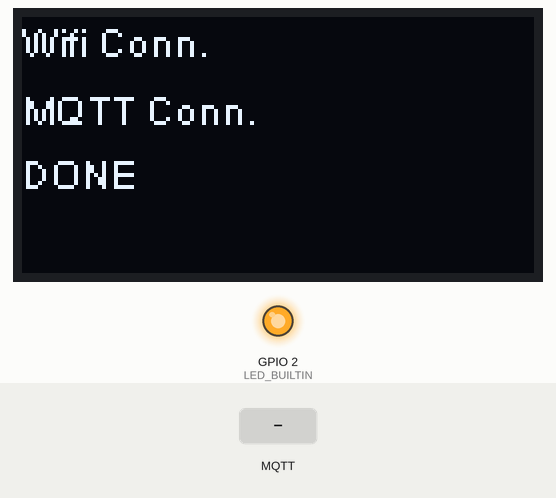
A sketch run on a simulated ESP8266 (NodeMCU). On the bench: 128×64 one-colour display, output pins drawn as LEDs (lit = HIGH, except the on-board LED, lit = LOW). The test bench sets the inputs (shaded band). WiFi joins after 1.5 s; servers stay silent unless stated; no MQTT or app messages arrive unless stated; what the sketch prints to the serial monitor is not drawn.

Above: at 1.7 s.
At 4.8 s:
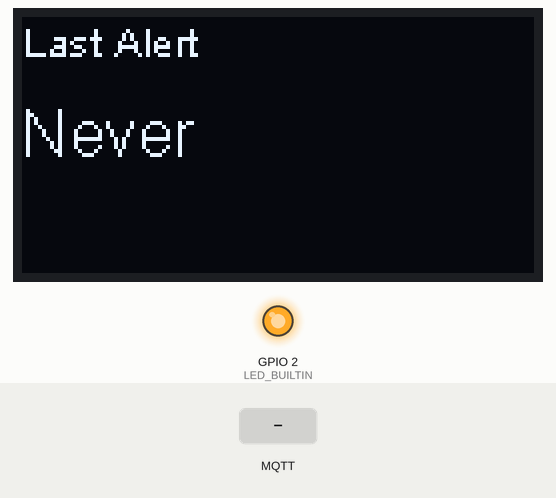
4.9 s: MQTT message "1" arrives on the first subscribed topic
At 5.7 s:
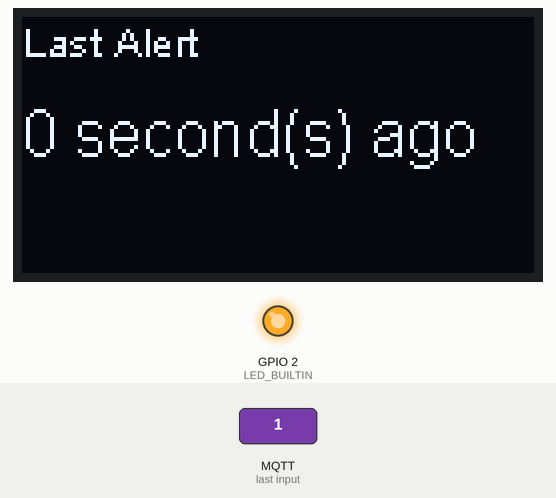
7.9 s: MQTT message "on" arrives on the first subscribed topic
At 9.16 s:
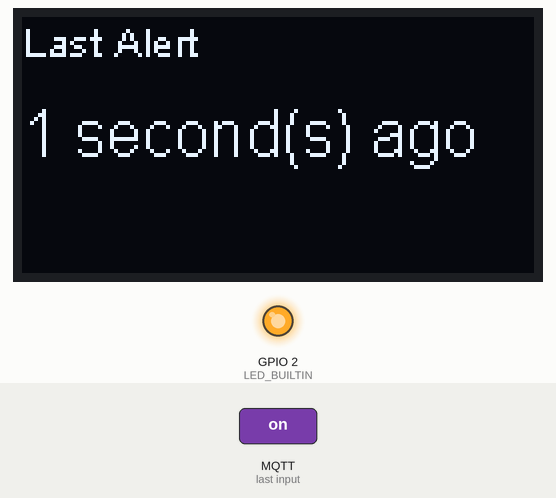
9.4 s: MQTT message "off" arrives on the first subscribed topic
At 9.8 s:
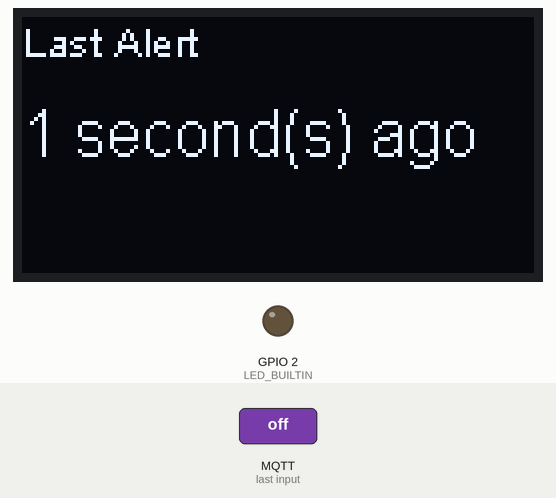
Timing chart, 0 to 12.4 s (numbered marks = the images above; inputs shaded):
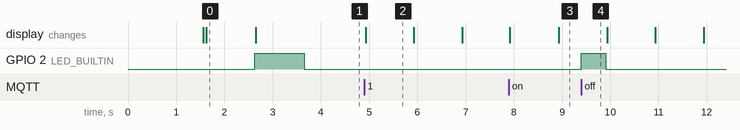

Measured:
- after the input at 4.9 s, the display: changes at once (image 2)
- after the input at 9.4 s, GPIO 2 (LED_BUILTIN): LOW → HIGH at once, → LOW 0.50 s later
- what the display in image 0 shows lasts 1.1 s, from 1.6 s to 2.7 s

The sketch:

Task4_OLED.ino
```cpp
#include <ESP8266WiFi.h>
#include <PubSubClient.h>
#include <Wire.h>
#include "SSD1306Wire.h"

// WiFi
const char *ssid = "WIFI_SSID"; // Enter your WiFi name
const char *password = "WIFI_PASSWORD";  // Enter WiFi password

// MQTT Broker
const char *mqtt_broker = "broker's IP";  //Enter your MQTT broker's IP
const char *topic = "GROUP";  //Create a topic
const char *mqtt_username = "client";
const char *mqtt_password = "test";
const int mqtt_port = 1883;

char alertT[20] = "Never"; // Text to display when alerted
// Displays "Never" if not alerted for once

unsigned long aT, t, aSec=0; // Processor time marks
// aT is for time of alerted, t is for current time, aSec is for seconds elapsed after the alert

SSD1306Wire display(0x3c, SDA, SCL);   // Setup OLED display (SDA = D2, SCL = D1)
//SH1106 display(0x3c, SDA, SCL);
boolean alerted=false; //Flag to indicate first alert

WiFiClient espClient;
PubSubClient client(espClient);

void callback(char *topic, byte *payload, unsigned int length) {
  Serial.print("Message arrived in topic: ");
  Serial.println(topic);
  Serial.print("Message:");
  for (int i = 0; i < length; i++) {
      Serial.print((char) payload[i]);
  }
  Serial.println();

//******************************************
//   set aTvalue for use
  aT=  millis()/*Write your code here */;
  alerted=true; //Change the flag to signal the main loop

  digitalWrite(LED_BUILTIN, 1); //Turn on the lights
}

void setup() {
  // Set software serial baud to 115200;
  Serial.begin(115200);

  //Initialize IO pins, Serial and OLED display
  pinMode(LED_BUILTIN, OUTPUT);
  digitalWrite(LED_BUILTIN, 0);

  display.init();
  display.clear();
  display.display();
  display.flipScreenVertically(); //Flip it display fit the current breadboard setup

  display.setFont(ArialMT_Plain_10); //Set Fonts

  // connecting to a WiFi network
  WiFi.begin(ssid, password);

  display.setTextAlignment(TEXT_ALIGN_LEFT); //Show connection status
  display.drawString(0, 0, "Wifi Conn.");
  display.display();

  while (WiFi.status() != WL_CONNECTED) {
      delay(500);
      Serial.println("Connecting to WiFi..");
  }
  Serial.println("Connected to the WiFi network");

  display.drawString(0, 17, "MQTT Conn.");
  display.display();

//******************************************
//*Enter necessary code here               *
// Enter client.setServer()                *
client.setServer(mqtt_broker, mqtt_port);
// Enter client.setCallback()              *
client.setCallback(callback);

  while (!client.connected()) {
      String client_id = "esp8266-client-";
      client_id += String(WiFi.macAddress());
      Serial.printf("The client %s connects the mqtt broker\n", client_id.c_str());
      if (client.connect(client_id.c_str(), mqtt_username, mqtt_password)) {
          Serial.println("mqtt broker connected");
      } else {
          Serial.print("failed with state ");
          Serial.print(client.state());
          delay(2000);
      }
  }
  client.publish("log", "hello"); //Publish to topic named "log" to indicate a success

//******************************************
// Update the topic if necessary           *
  client.subscribe("alert"); //Subscribe to topic named "alert"

  display.drawString(0, 33, "DONE"); //Indicate all preparations are finished
  display.display();

  delay(1000);
  digitalWrite(LED_BUILTIN, 1);

  //Begin displaying the main display
  display.clear();
  display.drawString(0, 0, "Last Alert");
  display.display();
  display.setFont(ArialMT_Plain_16);
  display.drawString(0, 20, String(alertT));
  display.display();

  delay(1000);
  t=millis();
  aT=millis();
  digitalWrite(LED_BUILTIN, 0);
}

void loop() {
  client.loop();
  if( (millis()>(t+1000)) && alerted){ //Timed event setup
    t=millis(); //Mark processor time
    digitalWrite(LED_BUILTIN, 0); //Turn off the lights to get it lit again when MQTT alerts it
    aSec = (millis() - aT)/1000; // Calculate elapsed time in seconds

    sprintf(alertT, "%ld second(s) ago", aSec); //Turn it into a string

    display.clear(); //Print the time out nicely
    display.setFont(ArialMT_Plain_10);
    display.drawString(0, 0, "Last Alert");
    display.display();
    display.setFont(ArialMT_Plain_16);
    display.drawString(0, 20, String(alertT));
    display.display();
  }
}
```
